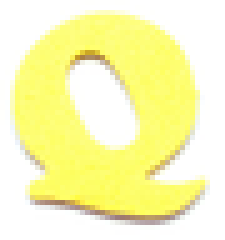
%> input picture generalized-hough-transform/PA2-testimages/template_Q.png, 45 x 48 px, shrunk from 69 x 73 before the run (shown 5 times larger)
$ octave main.m   (GNU Octave 9; MATLAB toolbox functions it lacks are replaced by stand-ins)
%> lines starting %> are read from the running program, lines starting %| are printed output that depends on the picture; in (x1, y1, x2, y2) boxes, pixels count from 0 and x2, y2 are one past the last pixel; in counts of white or black regions, pixels touching at a corner belong together; the program's own positions count from 1
### generalized-hough-transform/build_RTable.m
function [rTable, bin_count] = build_RTable(img)
img_grey = rgb2gray(img);
BW = edge(img_grey,'Canny');

[~, Gdir] = imgradient(img_grey);
% imshow(img);
% imshow(Gmag);
% imshow(Gdir);

% Use the centroid as the reference point
ref = round([size(img_grey, 1)/2, size(img_grey, 2)/2]);
% BW(ref(1),ref(2)) = 1;
imshow(BW);

% Iterate through all contour points
% For each point get three piece of information
count = 1;
contourPoints = zeros(sum(sum(BW == 1)), 3);
contourReference = zeros(sum(sum(BW == 1)), 3);
for i = 1 : size(BW, 1)
    for j = 1 : size(BW, 2)
        if (BW(i,j) == 1)
           Gdir(i, j) = round (Gdir(i, j) / 2) * 2;
           if ((Gdir(i ,j)) == 180)
               Gdir(i,j) = -180;
           end
           contourPoints(count, :) = [i, j, Gdir(i, j)];
           contourReference(count, :) = [ref(1) - i, ref(2) - j, Gdir(i, j)];
           count = count + 1;
        end
    end
end

% Build R-table, assume the vertors in each row is no more than 100
bin_size = 180;
bin_value = zeros(bin_size, 1);
bin_count = zeros(bin_size, 1);
rTable = zeros(bin_size, 100, 3);
for i =  1 : bin_size
    bin_value(i) = -180 + (i - 1) * 2;
end

for i = 1 : size(contourReference,1)
    binIndex = (contourReference(i, 3) + 180) / 2 + 1;
    bin_count(binIndex) = bin_count(binIndex) + 1;
    rTable(binIndex, bin_count(binIndex), :) = contourReference(i, :);
end

### generalized-hough-transform/matching.m
function pos = matching(testImage, rTable, bin_count)
% Form an accumulator array
img_grey = rgb2gray(testImage);
BW = edge(img_grey,'Canny');
imshow(BW);
[~,Gdir] = imgradient(img_grey);

% Iterate through all contour points
% For each point get three piece of information
count = 1;
contourPoints = zeros(sum(sum(BW == 1)), 3);
for i = 1 : size(BW, 1)
    for j = 1 : size(BW, 2)
        if (BW(i,j) == 1)
           Gdir(i, j) = round (Gdir(i, j) / 2) * 2;
           if ((Gdir(i ,j)) == 180)
               Gdir(i,j) = -180;
           end
           contourPoints(count, :) = [i, j, Gdir(i, j)];
           count = count + 1;
        end
    end
end

accumulator = zeros(size(img_grey));
for i = 1 : size(contourPoints,1)
    binIndex = (contourPoints(i, 3) + 180) / 2 + 1;
    for j = 1 : bin_count(binIndex)
        deltaY = rTable(binIndex, j, 1);
        deltaX = rTable(binIndex, j, 2);
        targetY = round(contourPoints(i, 1) + deltaY);
        targetX = round(contourPoints(i, 2) + deltaX);
        if (targetY >= 1 && targetY <= size(accumulator, 1))
            if (targetX >= 1 && targetX <= size(accumulator, 2))
                accumulator(targetY, targetX) = accumulator(targetY, targetX) + 1;
            end
        end
    end
end

accumulator(accumulator < 20) = 0;
[row,col] = find(accumulator > 20);
pos = [row, col];

### generalized-hough-transform/main.m
template = imread('./PA2-testimages/template_Q.png');
%> template is the input picture: size 48x45x3 uint8; mean R, G, B 250.9, 249.8, 183
testImage = imread('./PA2-testimages/letters.png');
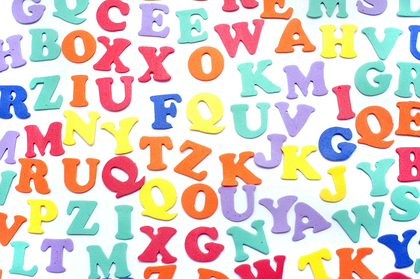
%> input picture generalized-hough-transform/PA2-testimages/letters.png, 420 x 279 px, shrunk from 640 x 425 before the run
%> testImage is the input picture: size 279x420x3 uint8; mean R, G, B 221.5, 207.2, 200.9
[rTable, bin_count] = build_RTable(template);
%> in build_RTable, `BW = edge(img_grey,'Canny');`:
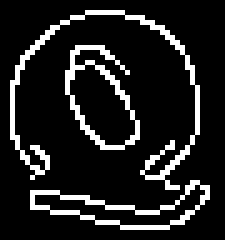
%> BW: size 48x45 logical (shown 5 times larger); 13.3% white in thin lines or dots, all inside (x1, y1, x2, y2) = (2, 2, 42, 46)
%> after the loop in build_RTable, `for i = 1 : size(BW, 1)`: Gdir: size 48x45 double; min -180, max 178.5, mean 5.6
%> after the loop in build_RTable, `for i = 1 : size(BW, 1)`: contourPoints = 287 rows, first 12: [3 18 98; 3 19 96; 3 20 94; 3 21 90; 3 22 90; 3 23 88; 3 24 82; 3 25 80; 4 15 112; 4 16 106; 4 17 104; 4 26 80]; contourReference = 287 rows, first 12: [21 5 98; 21 4 96; 21 3 94; 21 2 90; 21 1 90; 21 0 88; 21 -1 82; 21 -2 80; 20 8 112; 20 7 106; 20 6 104; 20 -3 80]; count = 288
%> the loop in build_RTable, `for i = 1 : size(contourReference,1)` made 287 passes
%> binIndex on passes 1 to 3: 140, 139, 138
%> after the loop in build_RTable, `for i = 1 : size(contourReference,1)`:
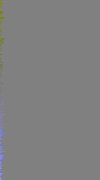
%> rTable: size 180x100x3 double; mean R, G, B 0, 0, 0.2; drawn with min black and max white
%> after the loop in build_RTable, `for i = 1 : size(contourReference,1)`: bin_count = 180 values, max 6 at index 134, min 0 at index 2, mean 1.59
pos = matching(testImage, rTable, bin_count);
%> in matching, `img_grey = rgb2gray(testImage);`:
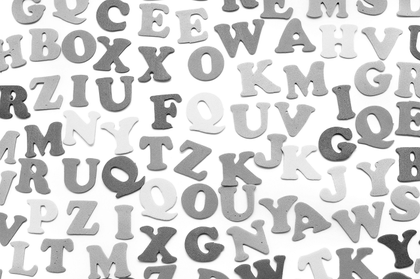
%> img_grey: size 279x420 uint8; min 1, max 255, mean 210.8
%> in matching, `BW = edge(img_grey,'Canny');`: BW: size 279x420 logical; 10.5% white in thin lines or dots
%> in matching, `[~,Gdir] = imgradient(img_grey);`:
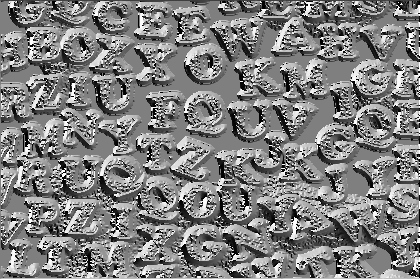
%> Gdir: size 279x420 double; min -180, max 179.9, mean 1.6; drawn with min black and max white
%> after the loop in matching, `for i = 1 : size(BW, 1)`: Gdir: size 279x420 double; 10.47% of pixels changed, all inside (x1, y1, x2, y2) = (1, 1, 419, 278)
%> after the loop in matching, `for i = 1 : size(BW, 1)`: count = 12330
%> the loop in matching, `for i = 1 : size(contourPoints,1)` made 12329 passes
%> binIndex on passes 1 to 3: 169, 68, 28
%> after the loop in matching, `for i = 1 : size(contourPoints,1)`:
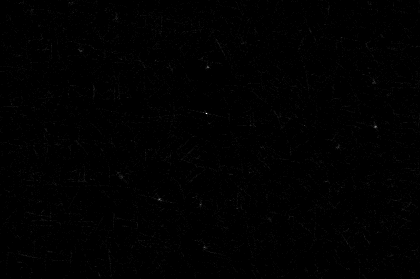
%> accumulator: size 279x420 double; min 0, max 40, mean 0.2; drawn with min black and max white
%> in matching, `accumulator(accumulator < 20) = 0;`: accumulator: size 279x420 double; 12.62% of pixels changed, all inside (x1, y1, x2, y2) = (0, 0, 420, 279)
%> in matching, `[row,col] = find(accumulator > 20);`: row = [200; 114]; col = [160; 207]
%> in matching, `pos = [row, col];`: pos = [200 160; 114 207]
%> pos = [200 160; 114 207]

imshow(testImage);
hold on;
for i = 1 : size(pos, 1)
    plot(pos(i, 2), pos(i, 1),'r.','MarkerSize',20);
end
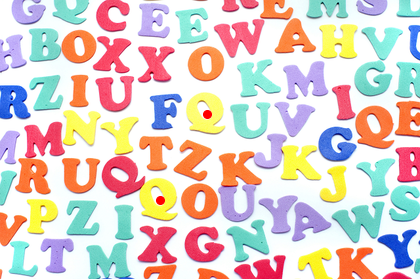
%> figure redrawn from the program's plot data
